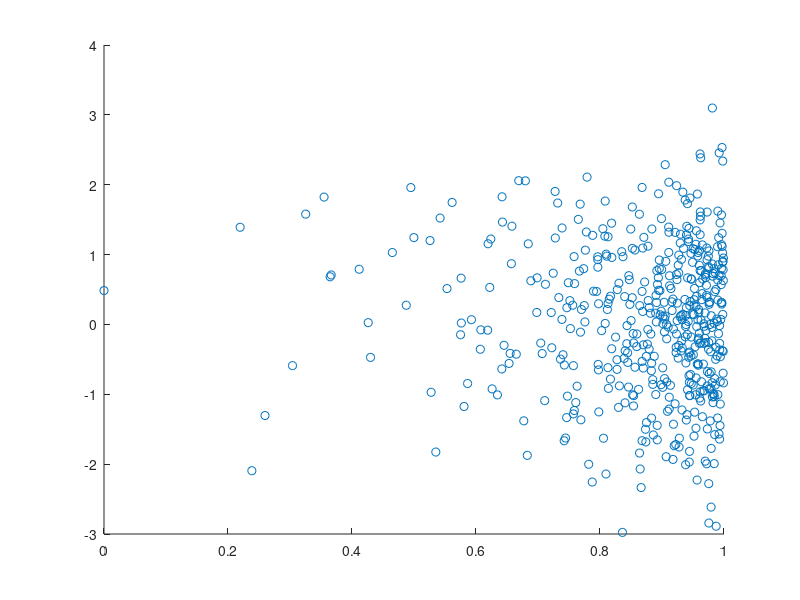

Recreate this plot in MATLAB. (Note: this script raises an error after producing the figure.)


%neurons=[2,5,8,11,14,17,20];
%for k = 1:length(neurons);    
final_learning_rate=[0.1,0.08,0.06,0.04,0.02,0.01]
mean_errors=[]

 for n = 1:length(final_learning_rate);
     errors=[];

     for j = 1:10;

        X = exprnd(2,[1,500]);
        X=1-(X/max(X));
        Y=randn(500,1);
        Y=Y.';
        M=[X; Y];
        figure;
        scatter(M(1,:),M(2,:),'bo'); hold on; 


        %xneurons=neurons(k);
        %yneurons=neurons(k);
        xneurons=8;
        yneurons=8;
        totalneurons=xneurons*yneurons;
        net=som(2,[xneurons,yneurons]);

        options = foptions;
        options(14) = 1000 ; %epochs ;
        options(18) = 0.9;   %initial_learning_rate;  
        options(16) = 0.05;  %final_learning_rate; 
        %options(16) = final_learning_rate(n);
        options(17) = 8;     %Initial neighbourhood size
        options(15) = 1;     %Final neighbourhood size

        net2=somtrain(net,options,M.');
        c2 = sompak(net2);
        plot(c2(:, 1), c2(:, 2), 'r*'); hold on;

        options(14) = 500*xneurons*yneurons;  %epochs
        %options(18) = 0.01; %initial_learning_rate; 
        options(18) = final_learning_rate(n);
        %options(16) = 0.01
        options(16) = final_learning_rate(n); %final_learning_rate;
        options(17) = 1;    %Initial neighbourhood size
        options(15) = 0;    %Final neighbourhood size

        net3 = somtrain(net2, options, M.');
        c3 = sompak(net3);

        plot(c3(:, 1), c3(:, 2), 'g^');
        legend('data','neurons after ordering phase','neurons after convergence phase')

        figure;
        for i = 1:totalneurons;

            neighbours = find(net3.inode_dist(:,:,i) == 1);
            for j = 1:length(neighbours);
                index = neighbours(j);
                plot([c3(i,1),c3(index,1)],[c3(i,2) c3(index,2)],'g'); hold on;
            end

        end

        error=0;

        for i =1:length(M);
            distances=[];       
            for j = 1:length(c3);
                distance=sqrt((c3(j,1)-M(1,i))^2+(c3(j,2)-M(2,i))^2);
                distances=[distances distance];
            end

            err = min(distances);
            error=[error err]; 


        end

        mean_error=mean(error);
        errors=[errors mean_error];
     end
    mean_errors=[mean_errors mean(errors)]
end
